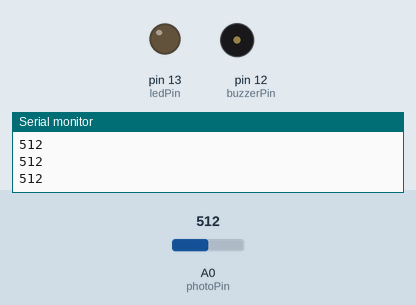
Simulated run of this sketch. Board: Arduino Uno, built with avr-gcc and run on an emulated ATmega328P. Parts: output pins drawn as LEDs (lit = HIGH), buzzer (waves = sounding, pin HIGH), the last lines printed to the serial monitor. The inputs (shaded band) are chosen by the test bench; at power-on: A0 (photoPin) = 512.

Above: at 1.2 s.
1.3 s: A0 (photoPin) set to 110
2.8 s: A0 (photoPin) set to 92
At 3.9 s:
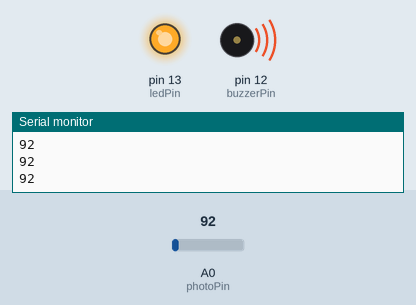
4.3 s: A0 (photoPin) set to 122
At 5.2 s:
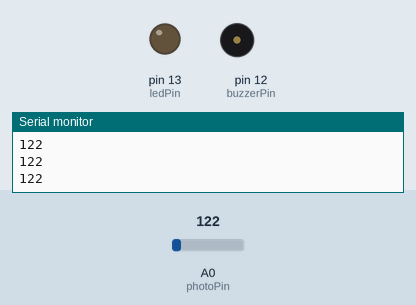
5.8 s: A0 (photoPin) set to 90
At 6.5 s:
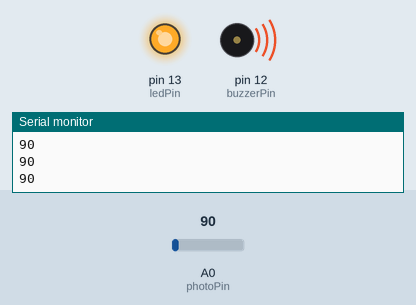
Timing chart, 0 to 8.3 s (numbered marks = the images above; inputs shaded):
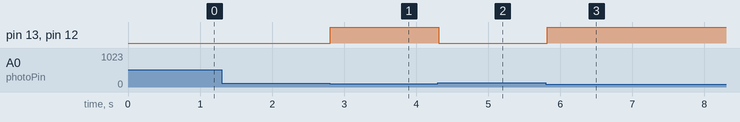

The sketch:

Day-4.ino
```cpp
const int photoPin = A0;    // the pin where the photoresistor is connected
const int ledPin = 13;      // the pin where the LED is connected
const int buzzerPin = 12;   // the pin where the buzzer is connected (optional)

int lightLevel = 0;         // variable to store the light level
int threshold = 100;        // threshold for light change detection

void setup() {
  pinMode(ledPin, OUTPUT);      // initialize the LED pin as an output
  pinMode(buzzerPin, OUTPUT);   // initialize the buzzer pin as an output (optional)
  Serial.begin(9600);           // begin serial communication for debugging
}

void loop() {
  lightLevel = analogRead(photoPin);  // read the light level from the photoresistor
  Serial.println(lightLevel);         // print the light level to the serial monitor for debugging

  if (lightLevel < threshold) {       // if the light level is below the threshold
    digitalWrite(ledPin, HIGH);       // turn on the LED
    digitalWrite(buzzerPin, HIGH);    // turn on the buzzer (optional)
  } else {
    digitalWrite(ledPin, LOW);        // turn off the LED
    digitalWrite(buzzerPin, LOW);     // turn off the buzzer (optional)
  }
  delay(100);                         // small delay to stabilize the readings
}
```

Measured:
- the behaviour switches between 100 and 99 on A0 (photoPin) (found by bisection; images 0 and 1)
- after the input at 2.8 s, pin 13 (ledPin), pin 12 (buzzerPin): LOW → HIGH at once
- after the input at 4.3 s, pin 13 (ledPin), pin 12 (buzzerPin): HIGH → LOW at once
- after the input at 5.8 s, pin 13 (ledPin), pin 12 (buzzerPin): LOW → HIGH at once
